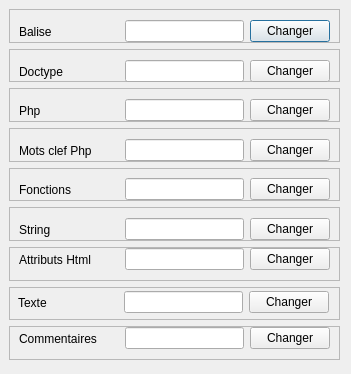
<?xml version="1.0" encoding="UTF-8"?>
<ui version="4.0">
 <class>confCouleur</class>
 <widget class="QDialog" name="confCouleur">
  <property name="geometry">
   <rect>
    <x>0</x>
    <y>0</y>
    <width>351</width>
    <height>374</height>
   </rect>
  </property>
  <property name="windowTitle">
   <string>Configuration des couleurs</string>
  </property>
  <property name="windowIcon">
   <iconset>
    <normaloff>image/leedit.gif</normaloff>image/leedit.gif</iconset>
  </property>
  <widget class="QWidget" name="verticalLayoutWidget">
   <property name="geometry">
    <rect>
     <x>9</x>
     <y>9</y>
     <width>331</width>
     <height>351</height>
    </rect>
   </property>
   <layout class="QVBoxLayout" name="verticalLayout">
    <item>
     <widget class="QFrame" name="frame">
      <property name="frameShape">
       <enum>QFrame::StyledPanel</enum>
      </property>
      <property name="frameShadow">
       <enum>QFrame::Raised</enum>
      </property>
      <widget class="QWidget" name="horizontalLayoutWidget">
       <property name="geometry">
        <rect>
         <x>10</x>
         <y>10</y>
         <width>311</width>
         <height>25</height>
        </rect>
       </property>
       <layout class="QHBoxLayout" name="horizontalLayout">
        <item>
         <widget class="QLabel" name="label">
          <property name="minimumSize">
           <size>
            <width>100</width>
            <height>0</height>
           </size>
          </property>
          <property name="maximumSize">
           <size>
            <width>100</width>
            <height>16777215</height>
           </size>
          </property>
          <property name="text">
           <string>Balise</string>
          </property>
         </widget>
        </item>
        <item>
         <widget class="QLineEdit" name="lineEdit_balise"/>
        </item>
        <item>
         <widget class="QPushButton" name="pushButton_balise">
          <property name="text">
           <string>Changer</string>
          </property>
         </widget>
        </item>
       </layout>
      </widget>
     </widget>
    </item>
    <item>
     <widget class="QFrame" name="frame_2">
      <property name="frameShape">
       <enum>QFrame::StyledPanel</enum>
      </property>
      <property name="frameShadow">
       <enum>QFrame::Raised</enum>
      </property>
      <widget class="QWidget" name="horizontalLayoutWidget_2">
       <property name="geometry">
        <rect>
         <x>10</x>
         <y>10</y>
         <width>311</width>
         <height>25</height>
        </rect>
       </property>
       <layout class="QHBoxLayout" name="horizontalLayout_2">
        <item>
         <widget class="QLabel" name="label_2">
          <property name="minimumSize">
           <size>
            <width>100</width>
            <height>0</height>
           </size>
          </property>
          <property name="maximumSize">
           <size>
            <width>100</width>
            <height>16777215</height>
           </size>
          </property>
          <property name="text">
           <string>Doctype</string>
          </property>
         </widget>
        </item>
        <item>
         <widget class="QLineEdit" name="lineEdit_doctype"/>
        </item>
        <item>
         <widget class="QPushButton" name="pushButton_doctype">
          <property name="text">
           <string>Changer</string>
          </property>
         </widget>
        </item>
       </layout>
      </widget>
     </widget>
    </item>
    <item>
     <widget class="QFrame" name="frame_3">
      <property name="frameShape">
       <enum>QFrame::StyledPanel</enum>
      </property>
      <property name="frameShadow">
       <enum>QFrame::Raised</enum>
      </property>
      <widget class="QWidget" name="horizontalLayoutWidget_3">
       <property name="geometry">
        <rect>
         <x>10</x>
         <y>10</y>
         <width>311</width>
         <height>25</height>
        </rect>
       </property>
       <layout class="QHBoxLayout" name="horizontalLayout_3">
        <item>
         <widget class="QLabel" name="label_3">
          <property name="minimumSize">
           <size>
            <width>100</width>
            <height>0</height>
           </size>
          </property>
          <property name="maximumSize">
           <size>
            <width>100</width>
            <height>16777215</height>
           </size>
          </property>
          <property name="text">
           <string>Php</string>
          </property>
         </widget>
        </item>
        <item>
         <widget class="QLineEdit" name="lineEdit_php"/>
        </item>
        <item>
         <widget class="QPushButton" name="pushButton_php">
          <property name="text">
           <string>Changer</string>
          </property>
         </widget>
        </item>
       </layout>
      </widget>
     </widget>
    </item>
    <item>
     <widget class="QFrame" name="frame_4">
      <property name="frameShape">
       <enum>QFrame::StyledPanel</enum>
      </property>
      <property name="frameShadow">
       <enum>QFrame::Raised</enum>
      </property>
      <widget class="QWidget" name="horizontalLayoutWidget_4">
       <property name="geometry">
        <rect>
         <x>10</x>
         <y>10</y>
         <width>311</width>
         <height>25</height>
        </rect>
       </property>
       <layout class="QHBoxLayout" name="horizontalLayout_4">
        <item>
         <widget class="QLabel" name="label_4">
          <property name="minimumSize">
           <size>
            <width>100</width>
            <height>0</height>
           </size>
          </property>
          <property name="maximumSize">
           <size>
            <width>100</width>
            <height>16777215</height>
           </size>
          </property>
          <property name="text">
           <string>Mots clef Php</string>
          </property>
         </widget>
        </item>
        <item>
         <widget class="QLineEdit" name="lineEdit_motscles"/>
        </item>
        <item>
         <widget class="QPushButton" name="pushButton_motscles">
          <property name="text">
           <string>Changer</string>
          </property>
         </widget>
        </item>
       </layout>
      </widget>
     </widget>
    </item>
    <item>
     <widget class="QFrame" name="frame_5">
      <property name="frameShape">
       <enum>QFrame::StyledPanel</enum>
      </property>
      <property name="frameShadow">
       <enum>QFrame::Raised</enum>
      </property>
      <widget class="QWidget" name="horizontalLayoutWidget_5">
       <property name="geometry">
        <rect>
         <x>10</x>
         <y>9</y>
         <width>311</width>
         <height>25</height>
        </rect>
       </property>
       <layout class="QHBoxLayout" name="horizontalLayout_5">
        <item>
         <widget class="QLabel" name="label_5">
          <property name="minimumSize">
           <size>
            <width>100</width>
            <height>0</height>
           </size>
          </property>
          <property name="maximumSize">
           <size>
            <width>100</width>
            <height>16777215</height>
           </size>
          </property>
          <property name="text">
           <string>Fonctions </string>
          </property>
         </widget>
        </item>
        <item>
         <widget class="QLineEdit" name="lineEdit_fonctions">
          <property name="minimumSize">
           <size>
            <width>40</width>
            <height>10</height>
           </size>
          </property>
         </widget>
        </item>
        <item>
         <widget class="QPushButton" name="pushButton_fonction">
          <property name="text">
           <string>Changer</string>
          </property>
         </widget>
        </item>
       </layout>
      </widget>
     </widget>
    </item>
    <item>
     <widget class="QFrame" name="frame_6">
      <property name="frameShape">
       <enum>QFrame::StyledPanel</enum>
      </property>
      <property name="frameShadow">
       <enum>QFrame::Raised</enum>
      </property>
      <widget class="QWidget" name="horizontalLayoutWidget_6">
       <property name="geometry">
        <rect>
         <x>10</x>
         <y>10</y>
         <width>311</width>
         <height>25</height>
        </rect>
       </property>
       <layout class="QHBoxLayout" name="horizontalLayout_6">
        <item>
         <widget class="QLabel" name="label_6">
          <property name="minimumSize">
           <size>
            <width>100</width>
            <height>0</height>
           </size>
          </property>
          <property name="maximumSize">
           <size>
            <width>100</width>
            <height>16777215</height>
           </size>
          </property>
          <property name="text">
           <string>String</string>
          </property>
         </widget>
        </item>
        <item>
         <widget class="QLineEdit" name="lineEdit_caractere"/>
        </item>
        <item>
         <widget class="QPushButton" name="pushButton_string">
          <property name="text">
           <string>Changer</string>
          </property>
         </widget>
        </item>
       </layout>
      </widget>
     </widget>
    </item>
    <item>
     <widget class="QFrame" name="frame_7">
      <property name="frameShape">
       <enum>QFrame::StyledPanel</enum>
      </property>
      <property name="frameShadow">
       <enum>QFrame::Raised</enum>
      </property>
      <widget class="QWidget" name="horizontalLayoutWidget_7">
       <property name="geometry">
        <rect>
         <x>10</x>
         <y>0</y>
         <width>311</width>
         <height>25</height>
        </rect>
       </property>
       <layout class="QHBoxLayout" name="horizontalLayout_7">
        <item>
         <widget class="QLabel" name="label_7">
          <property name="minimumSize">
           <size>
            <width>100</width>
            <height>0</height>
           </size>
          </property>
          <property name="maximumSize">
           <size>
            <width>100</width>
            <height>16777215</height>
           </size>
          </property>
          <property name="text">
           <string>Attributs Html</string>
          </property>
         </widget>
        </item>
        <item>
         <widget class="QLineEdit" name="lineEdit_attributs"/>
        </item>
        <item>
         <widget class="QPushButton" name="pushButton_attribut">
          <property name="text">
           <string>Changer</string>
          </property>
         </widget>
        </item>
       </layout>
      </widget>
     </widget>
    </item>
    <item>
     <widget class="QFrame" name="frame_8">
      <property name="frameShape">
       <enum>QFrame::StyledPanel</enum>
      </property>
      <property name="frameShadow">
       <enum>QFrame::Raised</enum>
      </property>
      <widget class="QWidget" name="horizontalLayoutWidget_8">
       <property name="geometry">
        <rect>
         <x>9</x>
         <y>3</y>
         <width>311</width>
         <height>25</height>
        </rect>
       </property>
       <layout class="QHBoxLayout" name="horizontalLayout_8">
        <item>
         <widget class="QLabel" name="label_8">
          <property name="minimumSize">
           <size>
            <width>100</width>
            <height>0</height>
           </size>
          </property>
          <property name="maximumSize">
           <size>
            <width>100</width>
            <height>16777215</height>
           </size>
          </property>
          <property name="text">
           <string>Texte</string>
          </property>
         </widget>
        </item>
        <item>
         <widget class="QLineEdit" name="lineEdit_texte"/>
        </item>
        <item>
         <widget class="QPushButton" name="pushButton_texte">
          <property name="text">
           <string>Changer</string>
          </property>
         </widget>
        </item>
       </layout>
      </widget>
     </widget>
    </item>
    <item>
     <widget class="QFrame" name="frame_9">
      <property name="frameShape">
       <enum>QFrame::StyledPanel</enum>
      </property>
      <property name="frameShadow">
       <enum>QFrame::Raised</enum>
      </property>
      <widget class="QWidget" name="horizontalLayoutWidget_9">
       <property name="geometry">
        <rect>
         <x>10</x>
         <y>0</y>
         <width>311</width>
         <height>25</height>
        </rect>
       </property>
       <layout class="QHBoxLayout" name="horizontalLayout_9">
        <item>
         <widget class="QLabel" name="label_9">
          <property name="minimumSize">
           <size>
            <width>100</width>
            <height>0</height>
           </size>
          </property>
          <property name="maximumSize">
           <size>
            <width>100</width>
            <height>16777215</height>
           </size>
          </property>
          <property name="text">
           <string>Commentaires</string>
          </property>
         </widget>
        </item>
        <item>
         <widget class="QLineEdit" name="lineEdit_commentaire"/>
        </item>
        <item>
         <widget class="QPushButton" name="pushButton_commentaire">
          <property name="text">
           <string>Changer</string>
          </property>
         </widget>
        </item>
       </layout>
      </widget>
     </widget>
    </item>
   </layout>
  </widget>
 </widget>
 <resources/>
 <connections/>
</ui>
